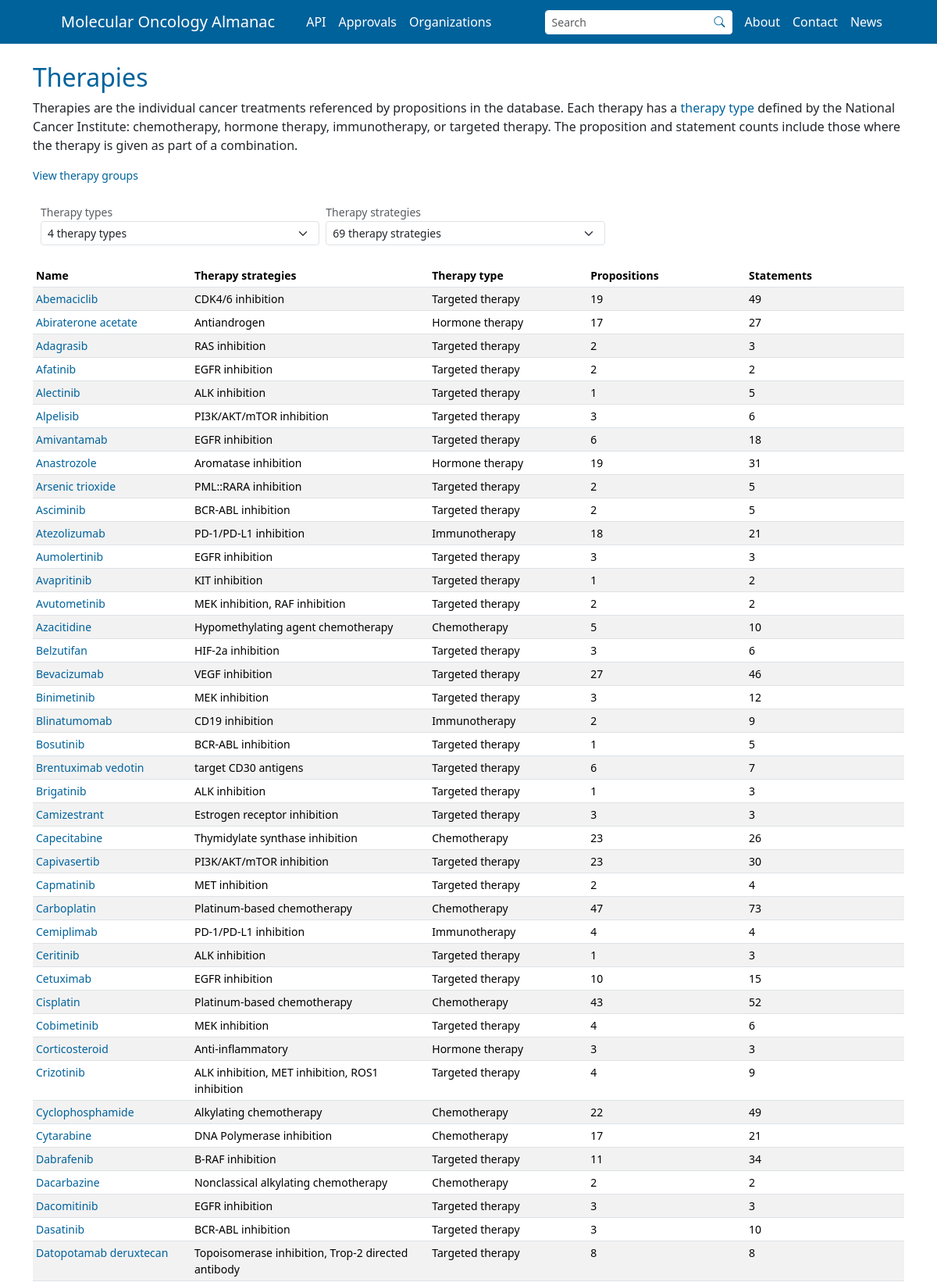
The app's page /therapies (upper part) with its own data.
### app/models.py (models this page shows)
class Base(sqlalchemy.orm.DeclarativeBase):
    pass

class Therapies(Base):
    __tablename__ = "therapies"
    id = sqlalchemy.Column(sqlalchemy.String, primary_key=True)
    name = sqlalchemy.Column(sqlalchemy.String, nullable=False)
    therapy_strategy = sqlalchemy.Column(sqlalchemy.Text, nullable=False)
    therapy_type = sqlalchemy.Column(sqlalchemy.String, nullable=False)
    propositions_count = sqlalchemy.Column(sqlalchemy.Integer, nullable=False)
    statements_count = sqlalchemy.Column(sqlalchemy.Integer, nullable=False)

### app/blueprints/main/routes.py (the view)
@main_bp.route("/therapies", defaults={"therapy_id": None}, methods=["GET", "POST"])
@main_bp.route("/therapies/<path:therapy_id>", endpoint="therapies")
def therapies(therapy_id: str | None = None):
    if therapy_id:
        record = requests.API.get_therapy(therapy_id=therapy_id)
        if not record:
            legacy_record = requests.API.find_therapy_by_name(name=therapy_id)
            if not legacy_record:
                flask.abort(404)
            return flask.redirect(
                flask.url_for("main.therapies", therapy_id=legacy_record["id"]), code=301
            )
        processed_record = services.process_therapy(record=record)
        therapy_propositions = requests.API.get_search_results(
            config_organization_filter=True, filters=[("therapy", record["name"])]
        )
        processed_propositions = services.process_propositions(
            records=therapy_propositions
        )
        return flask.render_template(
            template_name_or_list="therapy.html",
            therapy=processed_record,
            propositions_by_category=processed_propositions,
            organizations=services.extract_organizations(propositions=processed_propositions),
            filter_options=services.extract_proposition_filter_options(
                propositions=processed_propositions.get("VariantTherapeuticResponseProposition", [])
            ),
        )
    else:
        records = requests.Local.get_therapies()
        all_therapy_types = sorted(set(record["therapy_type"] for record in records))
        all_therapy_strategies = sorted(
            set(strategy for record in records for strategy in record["therapy_strategy"]),
            key=str.lower,
        )
        return flask.render_template(
            template_name_or_list="therapies.html",
            therapies=records,
            all_therapy_types=[{"id": name, "name": name} for name in all_therapy_types],
            all_therapy_strategies=[{"id": name, "name": name} for name in all_therapy_strategies],
        )

### app/blueprints/main/handlers.py (called while the page is built)
    @staticmethod
    def construct_base_query(model: models.Base) -> sqlalchemy.Select:
        return sqlalchemy.select(model)

    @staticmethod
    def execute_query(session: sqlalchemy.orm.Session, statement: sqlalchemy.sql.Executable) -> list[models.Base]:
        return (
            session
            .execute(statement=statement)
            .unique()
            .scalars()
            .all()
        )

    @classmethod
    def serialize_instances(cls, instances: list[models.Base], **kwargs) -> list[dict[str, typing.Any]]:
        result = []
        for instance in instances:
            serialized_instance = cls.serialize_single_instance(instance=instance, **kwargs)
            result.append(serialized_instance)
        return result

    @classmethod
    def serialize_primary_instance(cls, instance: models.Base) -> dict[str, typing.Any]:
        return {column.name: getattr(instance, column.name) for column in instance.__table__.columns}

    @classmethod
    def serialize_single_instance(cls, instance: models.Documents) -> dict[str, typing.Any]:
        serialized_record = cls.serialize_primary_instance(instance=instance)
        return serialized_record

### app/blueprints/main/requests.py (called while the page is built)
    @classmethod
    def get(cls, handler, statement):
        session_factory = flask.current_app.config["SESSION_FACTORY"]
        with session_factory() as session:
            result = handler.execute_query(session=session, statement=statement)
            serialized = handler.serialize_instances(instances=result)
            serialized = serialized
        return serialized

    @classmethod
    def get_therapies(cls):
        handler = handlers.Therapies()
        statement = handler.construct_base_query(model=models.Therapies)
        results = cls.get(handler=handler, statement=statement)
        for result in results:
            result["therapy_strategy"] = json.loads(result["therapy_strategy"])
        return cls.sort(data=results, sort_key="name")

    @classmethod
    def sort(cls, data, sort_key="name", reverse=False):
        try:
            return sorted(data, key=lambda d: d[sort_key], reverse=reverse)
        except KeyError as e:
            raise KeyError(
                f"Missing key '{sort_key}' in one or more dictionaries."
            ) from e

### app/database.py (called while the page is built)
    def optionxform(self, optionstr):
        return optionstr

### app/templates/therapies.html (shortened to what this page needs)
{% extends 'base.html' %}
{% from "macros.html" import multiselect_filter %}
{% block content %}
  <br>
  <h2 class="title">Therapies</h2>
  <p>
    Therapies are the individual cancer treatments referenced by propositions in the database. Each therapy has a
    <a href="https://www.cancer.gov/about-cancer/treatment/types" target="_blank">therapy type</a> defined by the
    National Cancer Institute: chemotherapy, hormone therapy, immunotherapy, or targeted therapy. The proposition and
    statement counts include those where the therapy is given as part of a combination.
  </p>
  <p class="small"><a href="{{ url_for('main.therapy_groups') }}">View therapy groups</a></p>
  {% set table = "#therapies-table-result" %}
  <div class="row g-2 mb-4">
    <div class="col-md-4">
      <span class="text-muted small">Therapy types</span>
      {{ multiselect_filter(all_therapy_types, "therapy type", "therapy types", "data-therapyTypes", table, mode="any") }}
    </div>
    <div class="col-md-4">
      <span class="text-muted small">Therapy strategies</span>
      {{ multiselect_filter(all_therapy_strategies, "therapy strategy", "therapy strategies", "data-therapyStrategies", table, mode="any", separator="|") }}
    </div>
  </div>
  <table id="therapies-table-result" class="table table-striped table-hover table-sm small w-100 dataTable">
    <thead>
      <tr>
        <th style="width: 10%">Name</th>
        <th style="width: 15%">Therapy strategies</th>
        <th style="width: 10%">Therapy type</th>
        <th style="width: 10%">Propositions</th>
        <th style="width: 10%">Statements</th>
      </tr>
    </thead>
    <tbody>
      {% for therapy in therapies %}
        <tr data-therapyTypes="{{ therapy.therapy_type }}" data-therapyStrategies="{{ therapy.therapy_strategy|join('|') }}">
          <td><a href="{{ url_for('main.therapies', therapy_id=therapy.id) }}">{{ therapy.name }}</a></td>
          <td>{{ therapy.therapy_strategy|join(', ') }}</td>
          <td>{{ therapy.therapy_type }}</td>
          <td>{{ therapy.propositions_count }}</td>
          <td>{{ therapy.statements_count }}</td>
        </tr>
      {% endfor %}
    </tbody>
  </table>
{% endblock %}

### app/templates/base.html (shortened to what this page needs)
<!doctype html>
<html lang="en">
  <head>
    {% block styles %}
      {{ bootstrap.load_css() }}
      <link rel="stylesheet" type="text/css" href="https://cdn.datatables.net/2.3.0/css/dataTables.bootstrap5.css">
      <link rel="stylesheet" href="https://cdn.jsdelivr.net/npm/bootstrap-icons@1.13.1/font/bootstrap-icons.min.css">
      <link rel="stylesheet" type="text/css" href="{{ url_for('static', filename=css_path) }}">
      <link rel="stylesheet" type="text/css" href="{{ url_for('static', filename='css/app.css') }}"/>
    {% endblock %}
  </head>
  <body class="d-flex flex-column min-vh-100">
    <div id="content">
      {% include "navbar.html" %}
      <section class="container-fluid">
        <div class="container">
          {% block content %}
          {% endblock %}
          <br>
        </div>
      </section>
    </div>
  </body>
</html>

### app/templates/macros.html (shortened to what this page needs)
{% macro multiselect_filter(items, noun, plural, attribute, table, mode="any", separator=",") -%}
<div class="dropdown multiselect-filter" data-attribute="{{ attribute }}" data-table="{{ table }}" data-mode="{{ mode }}"
  data-separator="{{ separator }}">
  <button class="form-select form-select-sm text-start text-truncate" type="button"
    data-bs-toggle="dropdown" data-bs-auto-close="outside" aria-expanded="false">{{ items|length }} {{ noun if items|length == 1 else plural }}</button>
</div>
{%- endmacro %}

### app/templates/navbar.html (shortened to what this page needs)
<nav class="navbar navbar-expand-lg" data-bs-theme="dark">
    <div class="container-fluid">
        <a class="navbar-brand" href="/">Molecular Oncology Almanac</a>
        <div class="collapse navbar-collapse" id="navbarMain">
            {% if request.endpoint not in ('main.index', 'main.search') %}
            <form class="navbar-search term-search ms-lg-auto" data-bs-theme="light" action="{{ url_for('main.search') }}" method="get" role="search">
                <div class="input-group input-group-sm">
                    <input
                      id="navbar-search"
                      name="q"
                      type="search"
                      class="form-control"
                      placeholder="Search"
                      autocomplete="off"
                      role="combobox"
                      aria-autocomplete="list"
                      aria-expanded="false"
                      aria-controls="navbar-search-results"
                      data-terms-url="{{ url_for('main.search_terms') }}"
                    >
                    <button type="submit" class="btn" aria-label="Search"><i class="bi bi-search" aria-hidden="true"></i></button>
                </div>
            </form>
            {% endif %}
            <ul class="navbar-nav me-auto mb-2 mb-lg-0">
                <li class="nav-item">
                    <a class="nav-link" href="{{ api_url }}" target="_blank">API</a>
                </li>
                <li class="nav-item">
                    <a class="nav-link" href="{{ url_for('main.indications') }}">Approvals</a>
                </li>
                <li class="nav-item">
                    <a class="nav-link" href="{{ url_for('main.organizations') }}">Organizations</a>
                </li>
            </ul>
            <ul class="navbar-nav navbar-nav-end ms-auto mb-2 mb-lg-0">
                <li class="nav-item">
                    <a class="nav-link" href="{{ url_for('main.about') }}">About</a>
                </li>
                <li class="nav-item">
                    <a class="nav-link" href="{{ url_for('main.about') }}#contact">Contact</a>
                </li>
                <li class="nav-item">
                    <a class="nav-link" href="https://news.moalmanac.org" rel="noopener">News</a>
                </li>
            </ul>
        </div>
    </div>
</nav>

### app/static/css/theme-colors-default.css (style rules this page uses)
:root { --primary-color: #00629B; --secondary-color: #FFA300; --tertiary-color: #41B6E6; }

### app/static/css/app.css (style rules this page uses)
html, body { height: 100%; }
html { position: relative; }
body { margin-bottom: 60px; }
.title { color: var(--primary-color); }
.navbar { background-color: var(--primary-color); display: flex; min-height: 56px; padding: 0 0.5rem; }
.navbar .container-fluid { display: flex; flex-wrap: wrap; align-items: center; padding: 0; }
.navbar .navbar-brand { display: flex; align-items: center; flex: 1 1 0; min-width: 0; margin-right: 0.5rem; padding: 0.75rem 0.5rem; white-space: normal; }
.navbar a { color: #FFFFFF; }
.navbar-collapse { flex-basis: 100%; }
.navbar-nav .nav-link { display: flex; align-items: center; padding: 0.75rem 0.5rem; }
.navbar-nav .nav-item { display: flex; flex-direction: column; }
.navbar-search { padding: 0.5rem; }
.navbar-search .form-control { border-color: #FFFFFF; }
.navbar-search .btn { --bs-btn-color: var(--primary-color); --bs-btn-bg: #FFFFFF; --bs-btn-border-color: #FFFFFF; --bs-btn-hover-color: var(--primary-color); --bs-btn-hover-bg: var(--secondary-color); --bs-btn-hover-border-color: var(--secondary-color); --bs-btn-active-color: var(--primary-color); --bs-btn-active-bg: var(--secondary-color); --bs-btn-active-border-color: var(--secondary-color); }
.navbar-search~.navbar-nav-end { margin-left: 0 !important; }
@media (min-width: 992px) { .navbar { align-items: stretch; height: 56px; padding: 0 50px; } }
@media (min-width: 992px) { .navbar .container-fluid { flex-wrap: nowrap; align-items: stretch; height: 100%; padding-left: 0.75rem; padding-right: 0.75rem; } }
@media (min-width: 992px) { .navbar .navbar-brand { flex: 0 0 auto; height: 100%; margin-right: 1rem; padding: 1rem; white-space: nowrap; } }
@media (min-width: 992px) { .navbar-collapse { flex-basis: auto; } }
@media (min-width: 992px) { .navbar-search { order: 1; align-self: center; width: 16rem; padding: 0 0.5rem; } }
@media (min-width: 992px) { .navbar-nav-end { order: 2; } }
@media (min-width: 992px) { .navbar-nav .nav-item { flex-direction: row; align-items: center; height: 100%; } }
@media (min-width: 992px) { .navbar-nav .nav-link { height: 100%; padding: 1rem; } }
.row { margin-top: 0; padding: 0 10px; width: 100%; }
.term-search { position: relative; }
.table { table-layout: fixed; word-wrap: break-word; }
table.dataTable th { text-align: left !important; }
table.dataTable td { text-align: left !important; }
a { color: var(--primary-color); text-decoration: none; }

### records on screen
Therapies: name "Abemaciclib", therapy_strategy "CDK4/6 inhibition", therapy_type "Targeted therapy", propositions_count "19", statements_count "49"
Therapies: name "Abiraterone acetate", therapy_strategy "Antiandrogen", therapy_type "Hormone therapy", propositions_count "17", statements_count "27"
Therapies: name "Adagrasib", therapy_strategy "RAS inhibition", therapy_type "Targeted therapy", propositions_count "2", statements_count "3"
Therapies: name "Afatinib", therapy_strategy "EGFR inhibition", therapy_type "Targeted therapy", propositions_count "2", statements_count "2"
Therapies: name "Alectinib", therapy_strategy "ALK inhibition", therapy_type "Targeted therapy", propositions_count "1", statements_count "5"
Therapies: name "Alpelisib", therapy_strategy "PI3K/AKT/mTOR inhibition", therapy_type "Targeted therapy", propositions_count "3", statements_count "6"
Therapies: name "Amivantamab", therapy_strategy "EGFR inhibition", therapy_type "Targeted therapy", propositions_count "6", statements_count "18"
Therapies: name "Anastrozole", therapy_strategy "Aromatase inhibition", therapy_type "Hormone therapy", propositions_count "19", statements_count "31"
Therapies: name "Arsenic trioxide", therapy_strategy "PML::RARA inhibition", therapy_type "Targeted therapy", propositions_count "2", statements_count "5"
Therapies: name "Asciminib", therapy_strategy "BCR-ABL inhibition", therapy_type "Targeted therapy", propositions_count "2", statements_count "5"
Therapies: name "Atezolizumab", therapy_strategy "PD-1/PD-L1 inhibition", therapy_type "Immunotherapy", propositions_count "18", statements_count "21"
Therapies: name "Aumolertinib", therapy_strategy "EGFR inhibition", therapy_type "Targeted therapy", propositions_count "3", statements_count "3"
Therapies: name "Avapritinib", therapy_strategy "KIT inhibition", therapy_type "Targeted therapy", propositions_count "1", statements_count "2"
Therapies: name "Avutometinib", therapy_strategy "MEK inhibition, RAF inhibition", therapy_type "Targeted therapy", propositions_count "2", statements_count "2"
Therapies: name "Azacitidine", therapy_strategy "Hypomethylating agent chemotherapy", therapy_type "Chemotherapy", propositions_count "5", statements_count "10"
Therapies: name "Belzutifan", therapy_strategy "HIF-2a inhibition", therapy_type "Targeted therapy", propositions_count "3", statements_count "6"
Therapies: name "Bevacizumab", therapy_strategy "VEGF inhibition", therapy_type "Targeted therapy", propositions_count "27", statements_count "46"
Therapies: name "Binimetinib", therapy_strategy "MEK inhibition", therapy_type "Targeted therapy", propositions_count "3", statements_count "12"
Therapies: name "Blinatumomab", therapy_strategy "CD19 inhibition", therapy_type "Immunotherapy", propositions_count "2", statements_count "9"
Therapies: name "Bosutinib", therapy_strategy "BCR-ABL inhibition", therapy_type "Targeted therapy", propositions_count "1", statements_count "5"
Therapies: name "Brentuximab vedotin", therapy_strategy "target CD30 antigens", therapy_type "Targeted therapy", propositions_count "6", statements_count "7"
Therapies: name "Brigatinib", therapy_strategy "ALK inhibition", therapy_type "Targeted therapy", propositions_count "1", statements_count "3"
Therapies: name "Camizestrant", therapy_strategy "Estrogen receptor inhibition", therapy_type "Targeted therapy", propositions_count "3", statements_count "3"
Therapies: name "Capecitabine", therapy_strategy "Thymidylate synthase inhibition", therapy_type "Chemotherapy", propositions_count "23", statements_count "26"
Therapies: name "Capivasertib", therapy_strategy "PI3K/AKT/mTOR inhibition", therapy_type "Targeted therapy", propositions_count "23", statements_count "30"
Therapies: name "Capmatinib", therapy_strategy "MET inhibition", therapy_type "Targeted therapy", propositions_count "2", statements_count "4"
Therapies: name "Carboplatin", therapy_strategy "Platinum-based chemotherapy", therapy_type "Chemotherapy", propositions_count "47", statements_count "73"
Therapies: name "Cemiplimab", therapy_strategy "PD-1/PD-L1 inhibition", therapy_type "Immunotherapy", propositions_count "4", statements_count "4"
Therapies: name "Ceritinib", therapy_strategy "ALK inhibition", therapy_type "Targeted therapy", propositions_count "1", statements_count "3"
Therapies: name "Cetuximab", therapy_strategy "EGFR inhibition", therapy_type "Targeted therapy", propositions_count "10", statements_count "15"
Therapies: name "Cisplatin", therapy_strategy "Platinum-based chemotherapy", therapy_type "Chemotherapy", propositions_count "43", statements_count "52"
Therapies: name "Cobimetinib", therapy_strategy "MEK inhibition", therapy_type "Targeted therapy", propositions_count "4", statements_count "6"
Therapies: name "Corticosteroid", therapy_strategy "Anti-inflammatory", therapy_type "Hormone therapy", propositions_count "3", statements_count "3"
Therapies: name "Crizotinib", therapy_strategy "ALK inhibition, MET inhibition, ROS1 inhibition", therapy_type "Targeted therapy", propositions_count "4", statements_count "9"
Therapies: name "Cyclophosphamide", therapy_strategy "Alkylating chemotherapy", therapy_type "Chemotherapy", propositions_count "22", statements_count "49"
Therapies: name "Cytarabine", therapy_strategy "DNA Polymerase inhibition", therapy_type "Chemotherapy", propositions_count "17", statements_count "21"
Therapies: name "Dabrafenib", therapy_strategy "B-RAF inhibition", therapy_type "Targeted therapy", propositions_count "11", statements_count "34"
Therapies: name "Dacarbazine", therapy_strategy "Nonclassical alkylating chemotherapy", therapy_type "Chemotherapy", propositions_count "2", statements_count "2"
Therapies: name "Dacomitinib", therapy_strategy "EGFR inhibition", therapy_type "Targeted therapy", propositions_count "3", statements_count "3"
Therapies: name "Dasatinib", therapy_strategy "BCR-ABL inhibition", therapy_type "Targeted therapy", propositions_count "3", statements_count "10"
Therapies: name "Datopotamab deruxtecan", therapy_strategy "Topoisomerase inhibition, Trop-2 directed antibody", therapy_type "Targeted therapy", propositions_count "8", statements_count "8"

### other values on screen
{{ items|length }} "4 69"
{{ noun if items|length == 1 else plural }} "therapy types therapy strategies"
